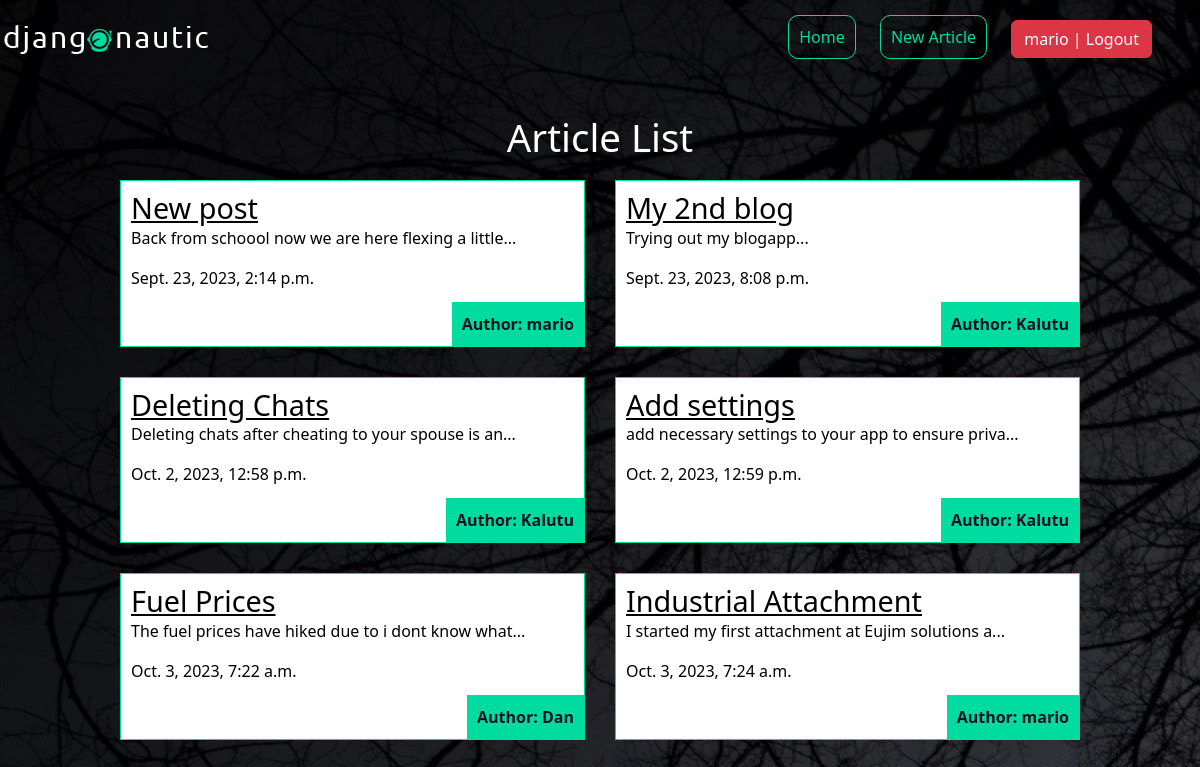
The page / (signed in) on the database its author committed.
### articles/models.py (models this page shows, shortened)
class Article(models.Model):
    title = models.CharField(max_length=100)
    slug = models.SlugField()
    body = models.TextField()
    date = models.DateTimeField(auto_now_add=True)
    thumb = models.ImageField(default="default.png", blank=True)
    author = models.ForeignKey(User, default=None, on_delete=models.CASCADE)
    def snippet(self):
        return self.body[:50] + "..."

### articles/views.py (the view)
# urls.py: path('', article_list, name='list'),
def article_list(request):
    articles = Article.objects.all().order_by('date')
    return render(request, 'articles/article_list.html', {"articles":articles})

### articles/templates/articles/article_list.html
{% extends 'base.html' %}
{% block content %}
    <h1>Article List</h1>
    <div class="articles">
        {% for article in articles %}
            <div class="article">
                <h2><a class="black" href="{% url 'articles:detail' slug=article.slug %}">{{article.title}}</a></h2>
                <p>{{article.snippet}}</p>
                <p>{{article.date}}</p>
                <p class="author">Author: {{ article.author }}</p>
            </div>
        {% endfor %}
    </div>
{% endblock %}

### templates/base.html (shortened to what this page needs)
{% load static %}
<!DOCTYPE html>
<html lang="en">
<head>
    <link href="https://cdn.jsdelivr.net/npm/bootstrap@5.3.2/dist/css/bootstrap.min.css" rel="stylesheet">
    <link rel="stylesheet" href="{% static 'css/styles.css' %}">
</head>
<body>
    <header>
        <a href="{% url 'home' %}"><img class="img-fluid" src="{% static 'img/logo.png' %}" alt="logo"></a>
        <nav>
            <ul>
                {% if user.is_authenticated %}
                <li><a href="{% url 'articles:list' %}" class="highlight">Home</a></li>
                <li><a href="{% url 'articles:create' %}" class="highlight">New Article</a></li>
                <li>
                    <form class="logout-link" action="{% url 'accounts:logout' %}" method="post">
                        <button type="submit" class="btn btn-danger me-5">{{ user }} | Logout</button>
                    </form>
                </li>
                {% else %}
                <li><a href="{% url 'accounts:login' %}" class="btn btn-success">Login</a></li>
                <li><a href="{% url 'accounts:signup' %}" class="btn btn-info me-5">Signup</a></li>
                {% endif %}
            </ul>
        </nav>
    </header>
    <div class="wrapper">
        {% block content %}
        {% endblock %}
    </div>
</body>
</html>

### articles/static/css/styles.css (style rules this page uses)
body { background-image: url(../img/dark.jpg); background-repeat: no-repeat; color: #fff; }
h1, h2, h3, h4, h5 { font-weight: normal; margin: 0; }
a { color: #fff; text-decoration: none; }
.wrapper { max-width: 960px; margin: 0 auto; }
.wrapper h1 { text-align: center; margin: 20px auto; font-size: 2.4em; }
header { display: grid; grid-template-columns: 1fr 1fr; padding: 20px 0; }
nav { justify-self: end; }
nav li { display: inline-block; margin-left: 20px; }
nav button { background: none; color: #fff; cursor: pointer; border: 0; font-size: 1em; }
.articles { display: grid; grid-template-columns: 1fr 1fr; grid-gap: 30px; }
.article { padding: 10px; border: 1px solid #00dba0; position: relative; padding-bottom: 40px; background-color: #fff; color: black; }
.black { color: black; font-size: 1.5em; text-decoration: underline; }
.article h2 { font-size: 1.2em; color: black; }
.article .author { padding: 10px; background-color: #00dba0; position: absolute; right: 0; bottom: 0; margin: 0; color: #0f121f; font-weight: 600; }
a.highlight { border: 1px solid #00dba0; padding: 10px; border-radius: 10px; color: #00dba0; }

### rows shown on the page
Article: title "New post", snippet "Back from schoool now we are here flexing a little...", date "Sept. 23, 2023, 2:14 p.m.", author "mario"
Article: title "My 2nd blog", snippet "Trying out my blogapp...", date "Sept. 23, 2023, 8:08 p.m.", author "Kalutu"
Article: title "Deleting Chats", snippet "Deleting chats after cheating to your spouse is an...", date "Oct. 2, 2023, 12:58 p.m.", author "Kalutu"
Article: title "Add settings", snippet "add necessary settings to your app to ensure priva...", date "Oct. 2, 2023, 12:59 p.m.", author "Kalutu"
Article: title "Fuel Prices", snippet "The fuel prices have hiked due to i dont know what...", date "Oct. 3, 2023, 7:22 a.m.", author "Dan"
Article: title "Industrial Attachment", snippet "I started my first attachment at Eujim solutions a...", date "Oct. 3, 2023, 7:24 a.m.", author "mario"

### other values the page prints
{{ user }} "mario"
